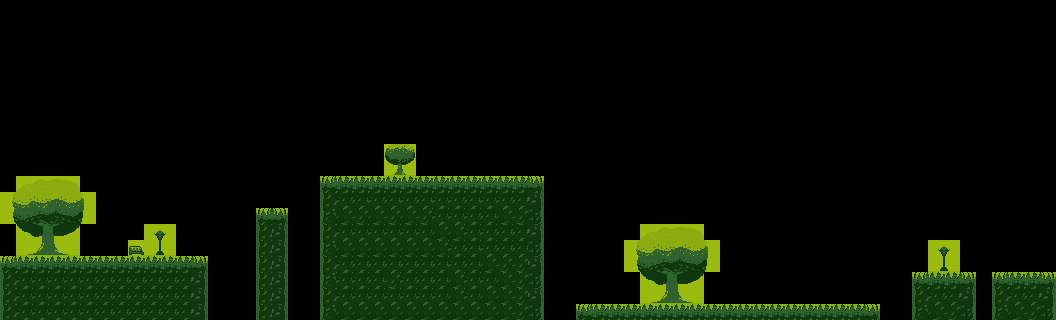

Rendered tile map (Tiled .tmx) drawn with the repository's tilesets; below, a short description and the full map source, tile grids included:
An orthogonal 66x20 tile map with 16x16 px tiles, 1 tile layer (Layer) and 16 objects.

<map version="1.9" tiledversion="1.9.2" orientation="orthogonal" renderorder="right-down" width="66" height="20" tilewidth="16" tileheight="16" infinite="0" nextlayerid="7" nextobjectid="24">
 <editorsettings>
  <export target="../maps/level1.lua" format="lua" />
 </editorsettings>
 <tileset firstgid="1" name="a" tilewidth="16" tileheight="16" tilecount="100" columns="10">
  <image source="../maps/ground.png" width="174" height="174" />
 </tileset>
 <layer id="1" name="Layer" width="66" height="20">
  <data encoding="csv">
0,0,0,0,0,0,0,0,0,0,0,0,0,0,0,0,0,0,0,0,0,0,0,0,0,0,0,0,0,0,0,0,0,0,0,0,0,0,0,0,0,0,0,0,0,0,0,0,0,0,0,0,0,0,0,0,0,0,0,0,0,0,0,0,0,0,
0,0,0,0,0,0,0,0,0,0,0,0,0,0,0,0,0,0,0,0,0,0,0,0,0,0,0,0,0,0,0,0,0,0,0,0,0,0,0,0,0,0,0,0,0,0,0,0,0,0,0,0,0,0,0,0,0,0,0,0,0,0,0,0,0,0,
0,0,0,0,0,0,0,0,0,0,0,0,0,0,0,0,0,0,0,0,0,0,0,0,0,0,0,0,0,0,0,0,0,0,0,0,0,0,0,0,0,0,0,0,0,0,0,0,0,0,0,0,0,0,0,0,0,0,0,0,0,0,0,0,0,0,
0,0,0,0,0,0,0,0,0,0,0,0,0,0,0,0,0,0,0,0,0,0,0,0,0,0,0,0,0,0,0,0,0,0,0,0,0,0,0,0,0,0,0,0,0,0,0,0,0,0,0,0,0,0,0,0,0,0,0,0,0,0,0,0,0,0,
0,0,0,0,0,0,0,0,0,0,0,0,0,0,0,0,0,0,0,0,0,0,0,0,0,0,0,0,0,0,0,0,0,0,0,0,0,0,0,0,0,0,0,0,0,0,0,0,0,0,0,0,0,0,0,0,0,0,0,0,0,0,0,0,0,0,
0,0,0,0,0,0,0,0,0,0,0,0,0,0,0,0,0,0,0,0,0,0,0,0,0,0,0,0,0,0,0,0,0,0,0,0,0,0,0,0,0,0,0,0,0,0,0,0,0,0,0,0,0,0,0,0,0,0,0,0,0,0,0,0,0,0,
0,0,0,0,0,0,0,0,0,0,0,0,0,0,0,0,0,0,0,0,0,0,0,0,0,0,0,0,0,0,0,0,0,0,0,0,0,0,0,0,0,0,0,0,0,0,0,0,0,0,0,0,0,0,0,0,0,0,0,0,0,0,0,0,0,0,
0,0,0,0,0,0,0,0,0,0,0,0,0,0,0,0,0,0,0,0,0,0,0,0,0,0,0,0,0,0,0,0,0,0,0,0,0,0,0,0,0,0,0,0,0,0,0,0,0,0,0,0,0,0,0,0,0,0,0,0,0,0,0,0,0,0,
0,0,0,0,0,0,0,0,0,0,0,0,0,0,0,0,0,0,0,0,0,0,0,0,0,0,0,0,0,0,0,0,0,0,0,0,0,0,0,0,0,0,0,0,0,0,0,0,0,0,0,0,0,0,0,0,0,0,0,0,0,0,0,0,0,0,
0,0,0,0,0,0,0,0,0,0,0,0,0,0,0,0,0,0,0,0,0,0,0,0,52,53,0,0,0,0,0,0,0,0,0,0,0,0,0,0,0,0,0,0,0,0,0,0,0,0,0,0,0,0,0,0,0,0,0,0,0,0,0,0,0,0,
0,0,0,0,0,0,0,0,0,0,0,0,0,0,0,0,0,0,0,0,0,0,0,0,62,63,0,0,0,0,0,0,0,0,0,0,0,0,0,0,0,0,0,0,0,0,0,0,0,0,0,0,0,0,0,0,0,0,0,0,0,0,0,0,0,0,
0,26,27,28,29,0,0,0,0,0,0,0,0,0,0,0,0,0,0,0,72,73,74,73,74,73,74,73,74,73,74,73,74,75,0,0,0,0,0,0,0,0,0,0,0,0,0,0,0,0,0,0,0,0,0,0,0,0,0,0,0,0,0,0,0,0,
35,36,37,38,39,40,0,0,0,0,0,0,0,0,0,0,0,0,0,0,82,83,84,83,84,83,84,83,83,84,83,83,84,85,0,0,0,0,0,0,0,0,0,0,0,0,0,0,0,0,0,0,0,0,0,0,0,0,0,0,0,0,0,0,0,0,
45,46,47,48,49,50,0,0,0,0,0,0,0,0,0,0,72,75,0,0,92,93,94,93,94,93,94,83,83,83,84,93,94,95,0,0,0,0,0,0,0,0,0,0,0,0,0,0,0,0,0,0,0,0,0,0,0,0,0,0,0,0,0,0,0,0,
0,56,57,58,59,0,0,0,0,21,22,0,0,0,0,0,82,85,0,0,82,83,83,83,83,83,83,93,93,83,83,84,84,85,0,0,0,0,0,0,26,27,28,29,0,0,0,0,0,0,0,0,0,0,0,0,0,0,0,0,0,0,0,0,0,0,
0,66,67,68,69,0,0,0,41,31,32,0,0,0,0,0,82,85,0,0,92,93,93,93,93,93,93,93,83,84,83,84,84,95,0,0,0,0,0,35,36,37,38,39,40,0,0,0,0,0,0,0,0,0,0,0,0,0,21,22,0,0,0,0,0,0,
72,73,73,73,73,74,74,74,74,74,74,74,75,0,0,0,82,85,0,0,82,83,84,84,84,84,84,84,83,84,93,94,94,85,0,0,0,0,0,45,46,47,48,49,50,0,0,0,0,0,0,0,0,0,0,0,0,0,31,32,0,0,0,0,0,0,
82,83,83,83,83,83,84,84,84,84,84,84,85,0,0,0,82,85,0,0,92,83,83,84,94,83,84,84,93,83,83,93,94,95,0,0,0,0,0,0,56,57,58,59,0,0,0,0,0,0,0,0,0,0,0,0,0,72,73,74,75,0,72,73,74,75,
82,83,83,83,83,83,84,84,84,84,84,84,85,0,0,0,82,85,0,0,82,83,83,83,83,83,83,83,93,83,93,93,94,85,0,0,0,0,0,0,66,67,68,69,0,0,0,0,0,0,0,0,0,0,0,0,0,82,83,84,85,0,82,83,84,85,
82,83,83,83,83,83,84,84,84,84,84,84,85,0,0,0,82,85,0,0,92,93,93,93,93,93,93,93,93,93,93,93,94,95,0,0,72,73,73,73,73,73,73,73,73,74,74,74,74,74,74,74,74,74,75,0,0,92,93,94,95,0,92,93,94,95
</data>
 </layer>
 <objectgroup id="4" name="Enemies">
  <object id="16" x="416" y="160" width="16" height="16" />
  <object id="17" x="688" y="288" width="16" height="16" />
 </objectgroup>
 <objectgroup id="5" name="Final">
  <object id="21" x="1040" y="256" width="16" height="16" />
 </objectgroup>
 <objectgroup id="3" name="Danger">
  <object id="5" x="208" y="312" width="48" height="8" />
  <object id="6" x="288" y="312" width="32" height="8" />
  <object id="13" x="544" y="316" width="32" height="4" />
  <object id="14" x="880" y="316" width="32" height="4" />
  <object id="15" x="976" y="316" width="16" height="4" />
 </objectgroup>
 <objectgroup id="2" name="Ground">
  <object id="1" x="0" y="256" width="208" height="64" />
  <object id="4" x="256" y="208" width="32" height="112" />
  <object id="9" x="320" y="176" width="224" height="144" />
  <object id="10" x="576" y="304" width="304" height="16" />
  <object id="11" x="912" y="272" width="64" height="48" />
  <object id="12" x="992" y="272" width="64" height="48" />
  <object id="22" x="-4" y="-16" width="8" height="272" />
 </objectgroup>
 <objectgroup id="6" name="Start">
  <object id="23" x="16" y="240" width="16" height="16" />
 </objectgroup>
</map>